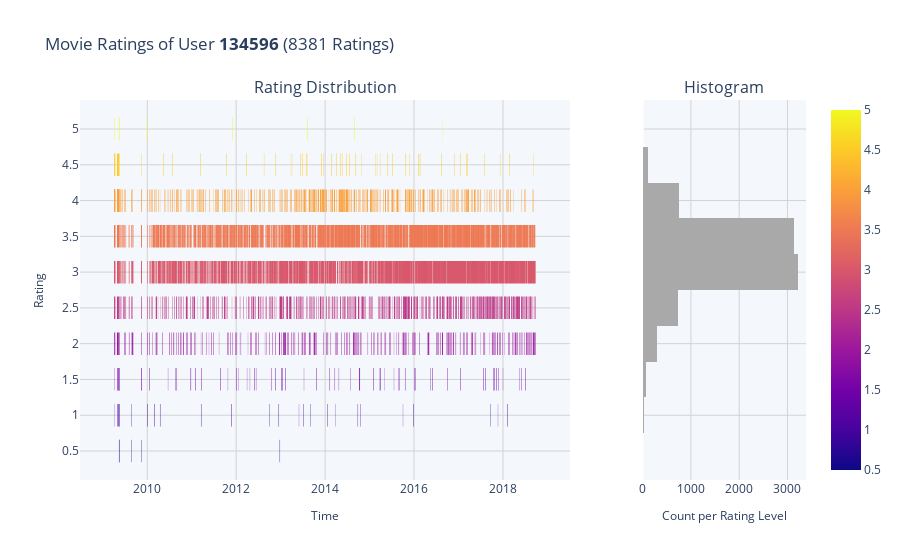

Notebook code for this chart:
### Markdown cell above
## User 134596

We would love to know more about User 134596. Despite his high number of Ratings, his activity seems legitimate at first glance. There are no ratings bursts and a continous activity over almost 10 years. The rating distribution does not show any signs of polarization.

### Code cell
def plot_strip_scatter(uid):
    all_user_ratings = ratings_for_uid(uid)

    fgo = make_subplots(rows=1, cols=2, column_widths=[0.75,0.25], subplot_titles=('Rating Distribution','Histogram'), shared_yaxes=True)

    fig1_1 = px.scatter(all_user_ratings,x='rating_date',y='rating', hover_data=['movieId'], color="rating")
    fig1_1.update_traces(
        marker=dict(size=16, symbol="line-ns", line=dict(width=0, color="DarkSlateGrey")),
        selector=dict(mode="markers"),
    )

    fig1_2 = px.histogram(all_user_ratings,y='rating')
    fig1_2.update_traces(
        marker_color='darkgrey'
    )


    fgo.update_layout(
        plot_bgcolor= 'rgb(244,247,251)',
        yaxis = dict(
            tickmode = 'array',
            tickvals = np.arange(0.5,5.5,0.5)
        ),
        title_text=f'Movie Ratings of User <b>{uid}</b> ({len(all_user_ratings)} Ratings)'
    )

    fgo.update_xaxes(title_text="Time", titlefont_size=12, row = 1, col = 1)
    fgo.update_yaxes(title_text="Rating", titlefont_size=12, row = 1, col = 1)
    fgo.update_xaxes(title_text="Count per Rating Level", titlefont_size=12, row = 1, col = 2)

    fgo.update_xaxes(
        showgrid=True, gridwidth=1, gridcolor='lightgrey'
    )
    fgo.update_yaxes(
        showgrid=True, gridwidth=1, gridcolor='lightgrey'
    )

    fgo.add_trace(fig1_1['data'][0], row=1, col=1)
    fgo.add_trace(fig1_2['data'][0], row=1, col=2)

    return fgo

plot_strip_scatter(134596).show()

### Figure 1 — Plotly figure (JSON) as saved in the notebook; plotly's stock layout.template omitted (floating-point values rounded to 4 significant figures; data arrays with more than 128 entries replaced by an {"elided": "..."} marker saying what was removed)
{"data": [{"customdata": {"elided": "8381x1 int values"}, "hovertemplate": "rating_date=%{x}<br>rating=%{marker.color}<br>movieId=%{customdata[0]}<extra></extra>", "legendgroup": "", "marker": {"color": {"elided": "8381 float values"}, "coloraxis": "coloraxis", "line": {"color": "DarkSlateGrey", "width": 0}, "size": 16, "symbol": "line-ns"}, "mode": "markers", "name": "", "showlegend": false, "type": "scattergl", "x": {"elided": "8381 str values"}, "xaxis": "x", "y": {"elided": "8381 float values"}, "yaxis": "y"}, {"alignmentgroup": "True", "bingroup": "y", "hovertemplate": "count=%{x}<br>rating=%{y}<extra></extra>", "legendgroup": "", "marker": {"color": "darkgrey", "pattern": {"shape": ""}}, "name": "", "offsetgroup": "", "orientation": "h", "showlegend": false, "type": "histogram", "xaxis": "x2", "y": {"elided": "8381 float values"}, "yaxis": "y2"}], "layout": {"annotations": [{"font": {"size": 16}, "showarrow": false, "text": "Rating Distribution", "x": 0.3375, "xanchor": "center", "xref": "paper", "y": 1, "yanchor": "bottom", "yref": "paper"}, {"font": {"size": 16}, "showarrow": false, "text": "Histogram", "x": 0.8875, "xanchor": "center", "xref": "paper", "y": 1, "yanchor": "bottom", "yref": "paper"}], "plot_bgcolor": "rgb(244,247,251)", "title": {"text": "Movie Ratings of User <b>134596</b> (8381 Ratings)"}, "xaxis": {"anchor": "y", "domain": [0, 0.675], "gridcolor": "lightgrey", "gridwidth": 1, "showgrid": true, "title": {"font": {"size": 12}, "text": "Time"}}, "xaxis2": {"anchor": "y2", "domain": [0.775, 1], "gridcolor": "lightgrey", "gridwidth": 1, "showgrid": true, "title": {"font": {"size": 12}, "text": "Count per Rating Level"}}, "yaxis": {"anchor": "x", "domain": [0, 1], "gridcolor": "lightgrey", "gridwidth": 1, "showgrid": true, "tickmode": "array", "tickvals": [0.5, 1, 1.5, 2, 2.5, 3, 3.5, 4, 4.5, 5], "title": {"font": {"size": 12}, "text": "Rating"}}, "yaxis2": {"anchor": "x2", "domain": [0, 1], "gridcolor": "lightgrey", "gridwidth": 1, "matches": "y", "showgrid": true, "showticklabels": false}}}
